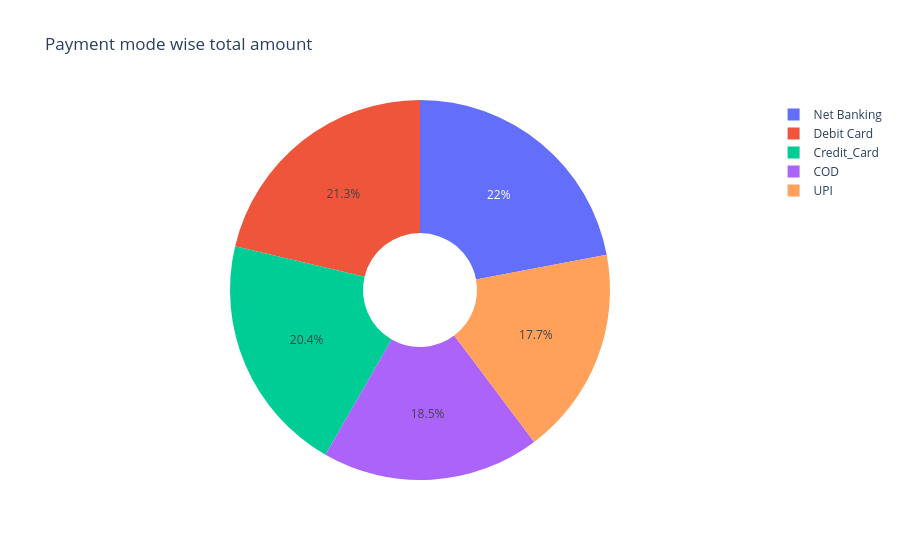

Notebook cell for this chart:
### Code cell
fig = px.pie(data_frame=q8, names ='Payment_mode', values= 'Amount', title='Payment mode wise total amount',
            hole = 0.3)
fig.show()

### Figure 1 — Plotly figure (JSON) as saved in the notebook; plotly's stock layout.template omitted (floating-point values rounded to 4 significant figures)
{"data": [{"domain": {"x": [0, 1], "y": [0, 1]}, "hole": 0.3, "hovertemplate": "Payment_mode=%{label}<br>Amount=%{value}<extra></extra>", "labels": ["COD", "Credit_Card", "Debit Card", "Net Banking", "UPI"], "legendgroup": "", "name": "", "showlegend": true, "type": "pie", "values": [116000.0, 127600.0, 133100.0, 137800.0, 110700.0]}], "layout": {"legend": {"tracegroupgap": 0}, "title": {"text": "Payment mode wise total amount"}}}
